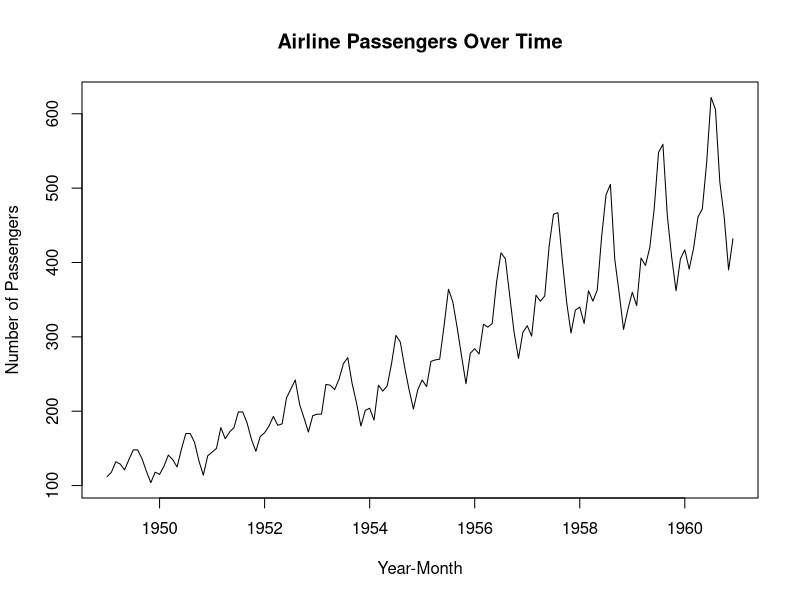
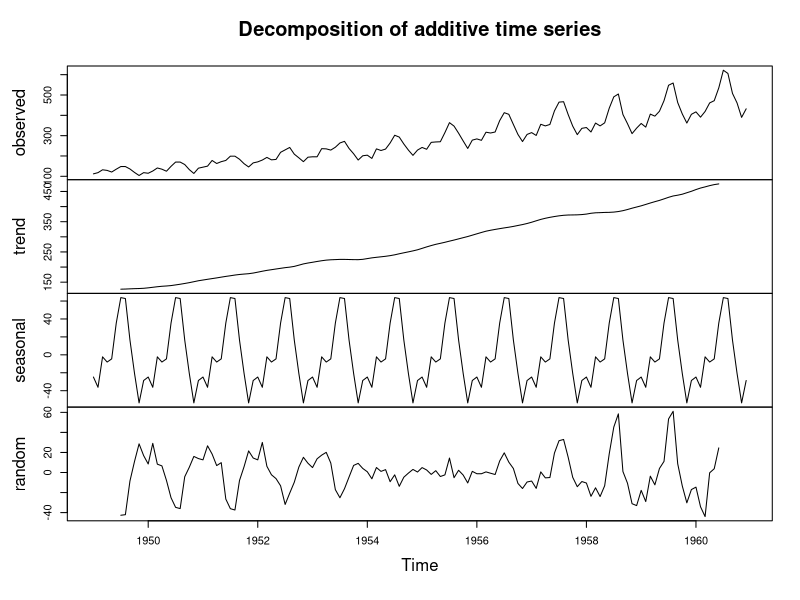

These figures' R source, in order:
## ---- chunk 1
plot(AirPassengers, main = "Airline Passengers Over Time",
     xlab = "Year-Month", ylab = "Number of Passengers")
## ---- chunk 2
decomposed <- decompose(AirPassengers)
plot(decomposed)

